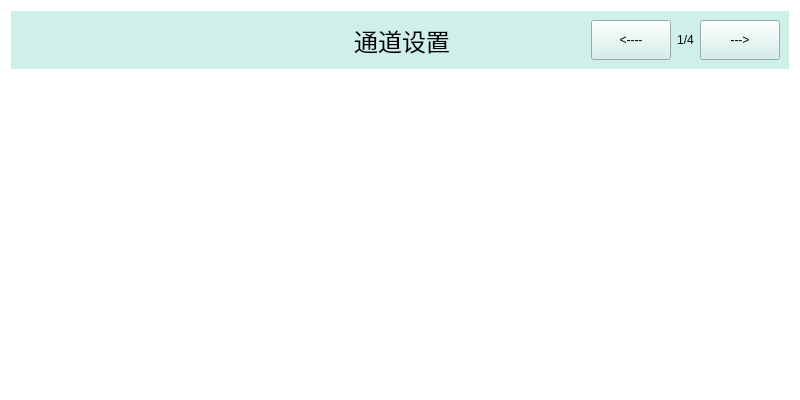
<?xml version="1.0" encoding="UTF-8"?>
<ui version="4.0">
 <class>FormChannelSettings</class>
 <widget class="QWidget" name="FormChannelSettings">
  <property name="geometry">
   <rect>
    <x>0</x>
    <y>0</y>
    <width>800</width>
    <height>400</height>
   </rect>
  </property>
  <property name="maximumSize">
   <size>
    <width>16777215</width>
    <height>400</height>
   </size>
  </property>
  <property name="windowTitle">
   <string>Form</string>
  </property>
  <property name="styleSheet">
   <string notr="true">
background-color: rgb(255, 255, 255);</string>
  </property>
  <layout class="QVBoxLayout" name="verticalLayout">
   <item>
    <widget class="QWidget" name="widget" native="true">
     <layout class="QVBoxLayout" name="verticalLayout_2">
      <property name="spacing">
       <number>0</number>
      </property>
      <property name="leftMargin">
       <number>0</number>
      </property>
      <property name="topMargin">
       <number>0</number>
      </property>
      <property name="rightMargin">
       <number>0</number>
      </property>
      <property name="bottomMargin">
       <number>0</number>
      </property>
      <item>
       <widget class="QWidget" name="widget_2" native="true">
        <property name="minimumSize">
         <size>
          <width>0</width>
          <height>0</height>
         </size>
        </property>
        <property name="maximumSize">
         <size>
          <width>16777215</width>
          <height>60</height>
         </size>
        </property>
        <property name="styleSheet">
         <string notr="true">background-color: rgb(207, 239, 234);</string>
        </property>
        <layout class="QHBoxLayout" name="horizontalLayout_2">
         <item>
          <spacer name="horizontalSpacer">
           <property name="orientation">
            <enum>Qt::Horizontal</enum>
           </property>
           <property name="sizeHint" stdset="0">
            <size>
             <width>60</width>
             <height>20</height>
            </size>
           </property>
          </spacer>
         </item>
         <item>
          <widget class="QLabel" name="label">
           <property name="minimumSize">
            <size>
             <width>0</width>
             <height>3</height>
            </size>
           </property>
           <property name="maximumSize">
            <size>
             <width>16777215</width>
             <height>50</height>
            </size>
           </property>
           <property name="font">
            <font>
             <pointsize>18</pointsize>
            </font>
           </property>
           <property name="text">
            <string>通道设置</string>
           </property>
           <property name="alignment">
            <set>Qt::AlignCenter</set>
           </property>
          </widget>
         </item>
         <item>
          <spacer name="horizontalSpacer_2">
           <property name="orientation">
            <enum>Qt::Horizontal</enum>
           </property>
           <property name="sizeType">
            <enum>QSizePolicy::Fixed</enum>
           </property>
           <property name="sizeHint" stdset="0">
            <size>
             <width>135</width>
             <height>20</height>
            </size>
           </property>
          </spacer>
         </item>
         <item>
          <layout class="QHBoxLayout" name="horizontalLayout">
           <item>
            <widget class="QPushButton" name="bt_up">
             <property name="minimumSize">
              <size>
               <width>0</width>
               <height>40</height>
              </size>
             </property>
             <property name="text">
              <string>&lt;----</string>
             </property>
            </widget>
           </item>
           <item>
            <widget class="QLabel" name="lb_index">
             <property name="minimumSize">
              <size>
               <width>0</width>
               <height>40</height>
              </size>
             </property>
             <property name="text">
              <string>1/4</string>
             </property>
             <property name="alignment">
              <set>Qt::AlignCenter</set>
             </property>
            </widget>
           </item>
           <item>
            <widget class="QPushButton" name="bt_next">
             <property name="minimumSize">
              <size>
               <width>0</width>
               <height>40</height>
              </size>
             </property>
             <property name="text">
              <string>---&gt;</string>
             </property>
            </widget>
           </item>
          </layout>
         </item>
        </layout>
       </widget>
      </item>
      <item>
       <layout class="QVBoxLayout" name="verticalLayout_3"/>
      </item>
      <item>
       <spacer name="verticalSpacer">
        <property name="orientation">
         <enum>Qt::Vertical</enum>
        </property>
        <property name="sizeHint" stdset="0">
         <size>
          <width>20</width>
          <height>40</height>
         </size>
        </property>
       </spacer>
      </item>
     </layout>
    </widget>
   </item>
  </layout>
 </widget>
 <resources/>
 <connections/>
</ui>
